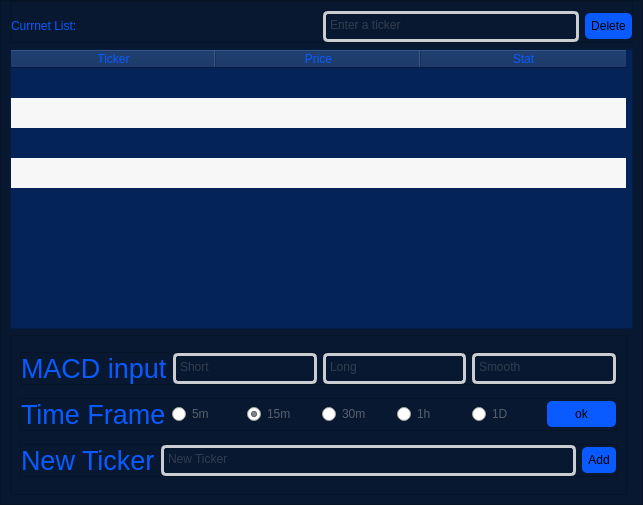
<?xml version="1.0" encoding="UTF-8"?>
<ui version="4.0">
 <class>MainWindow</class>
 <widget class="QMainWindow" name="MainWindow">
  <property name="geometry">
   <rect>
    <x>0</x>
    <y>0</y>
    <width>643</width>
    <height>505</height>
   </rect>
  </property>
  <property name="windowTitle">
   <string>MainWindow</string>
  </property>
  <widget class="QWidget" name="centralwidget">
   <layout class="QVBoxLayout" name="verticalLayout">
    <property name="spacing">
     <number>0</number>
    </property>
    <property name="leftMargin">
     <number>0</number>
    </property>
    <property name="topMargin">
     <number>0</number>
    </property>
    <property name="rightMargin">
     <number>0</number>
    </property>
    <property name="bottomMargin">
     <number>0</number>
    </property>
    <item>
     <widget class="QFrame" name="frame">
      <property name="minimumSize">
       <size>
        <width>643</width>
        <height>505</height>
       </size>
      </property>
      <property name="maximumSize">
       <size>
        <width>643</width>
        <height>505</height>
       </size>
      </property>
      <property name="styleSheet">
       <string notr="true">QFrame { 
	color: rgb(9, 91, 255);
	background-color: rgb(9, 24, 49);
}

QPushButton {
	background-color: rgb(9, 91, 255);
	border-radius: 5px;
	min-width: 10em;
	padding: 6px;
}

QPushButton:hover {
	background-color: rgb(0, 52, 237);
	border-radius: 8px;
	min-width: 10em;
	padding: 6px;
}

QTextEdit{
	border-style: solid;    	
	border-width: 3px;  	
	border-radius: 5px;
	border-color: rgb(202, 205, 209);
	color: rgb(87, 95, 107);
}

QRadioButton{
	color: rgb(87, 95, 107);
}
</string>
      </property>
      <property name="frameShape">
       <enum>QFrame::StyledPanel</enum>
      </property>
      <property name="frameShadow">
       <enum>QFrame::Raised</enum>
      </property>
      <layout class="QVBoxLayout" name="verticalLayout_2">
       <property name="topMargin">
        <number>0</number>
       </property>
       <item>
        <widget class="QFrame" name="frame_3">
         <property name="maximumSize">
          <size>
           <width>16777215</width>
           <height>42</height>
          </size>
         </property>
         <property name="frameShape">
          <enum>QFrame::StyledPanel</enum>
         </property>
         <property name="frameShadow">
          <enum>QFrame::Raised</enum>
         </property>
         <layout class="QHBoxLayout" name="horizontalLayout_3">
          <property name="leftMargin">
           <number>0</number>
          </property>
          <property name="rightMargin">
           <number>0</number>
          </property>
          <property name="bottomMargin">
           <number>0</number>
          </property>
          <item>
           <widget class="QLabel" name="label_3">
            <property name="maximumSize">
             <size>
              <width>16777215</width>
              <height>28</height>
             </size>
            </property>
            <property name="text">
             <string>Currnet List:</string>
            </property>
           </widget>
          </item>
          <item>
           <spacer name="horizontalSpacer">
            <property name="orientation">
             <enum>Qt::Horizontal</enum>
            </property>
            <property name="sizeHint" stdset="0">
             <size>
              <width>40</width>
              <height>20</height>
             </size>
            </property>
           </spacer>
          </item>
          <item>
           <widget class="QTextEdit" name="textEdit">
            <property name="placeholderText">
             <string>Enter a ticker</string>
            </property>
           </widget>
          </item>
          <item>
           <widget class="QPushButton" name="pushButton">
            <property name="text">
             <string>Delete</string>
            </property>
           </widget>
          </item>
         </layout>
        </widget>
       </item>
       <item>
        <widget class="QTableWidget" name="tableWidget">
         <property name="enabled">
          <bool>true</bool>
         </property>
         <property name="mouseTracking">
          <bool>false</bool>
         </property>
         <property name="autoFillBackground">
          <bool>false</bool>
         </property>
         <property name="styleSheet">
          <string notr="true">background-color: rgb(4, 36, 88);</string>
         </property>
         <property name="editTriggers">
          <set>QAbstractItemView::NoEditTriggers</set>
         </property>
         <property name="alternatingRowColors">
          <bool>true</bool>
         </property>
         <property name="showGrid">
          <bool>false</bool>
         </property>
         <property name="wordWrap">
          <bool>true</bool>
         </property>
         <property name="cornerButtonEnabled">
          <bool>true</bool>
         </property>
         <property name="rowCount">
          <number>4</number>
         </property>
         <attribute name="horizontalHeaderVisible">
          <bool>true</bool>
         </attribute>
         <attribute name="horizontalHeaderCascadingSectionResizes">
          <bool>true</bool>
         </attribute>
         <attribute name="horizontalHeaderDefaultSectionSize">
          <number>205</number>
         </attribute>
         <attribute name="horizontalHeaderHighlightSections">
          <bool>true</bool>
         </attribute>
         <attribute name="horizontalHeaderShowSortIndicator" stdset="0">
          <bool>false</bool>
         </attribute>
         <attribute name="horizontalHeaderStretchLastSection">
          <bool>false</bool>
         </attribute>
         <attribute name="verticalHeaderVisible">
          <bool>false</bool>
         </attribute>
         <attribute name="verticalHeaderCascadingSectionResizes">
          <bool>false</bool>
         </attribute>
         <attribute name="verticalHeaderHighlightSections">
          <bool>true</bool>
         </attribute>
         <attribute name="verticalHeaderShowSortIndicator" stdset="0">
          <bool>false</bool>
         </attribute>
         <attribute name="verticalHeaderStretchLastSection">
          <bool>false</bool>
         </attribute>
         <row/>
         <row/>
         <row/>
         <row/>
         <column>
          <property name="text">
           <string>Ticker</string>
          </property>
         </column>
         <column>
          <property name="text">
           <string>Price</string>
          </property>
         </column>
         <column>
          <property name="text">
           <string>Stat</string>
          </property>
         </column>
         <item row="0" column="0">
          <property name="textAlignment">
           <set>AlignCenter</set>
          </property>
         </item>
         <item row="0" column="1">
          <property name="text">
           <string/>
          </property>
          <property name="textAlignment">
           <set>AlignCenter</set>
          </property>
         </item>
        </widget>
       </item>
       <item>
        <widget class="QFrame" name="MACD">
         <property name="minimumSize">
          <size>
           <width>617</width>
           <height>150</height>
          </size>
         </property>
         <property name="maximumSize">
          <size>
           <width>617</width>
           <height>160</height>
          </size>
         </property>
         <property name="frameShape">
          <enum>QFrame::StyledPanel</enum>
         </property>
         <property name="frameShadow">
          <enum>QFrame::Raised</enum>
         </property>
         <layout class="QVBoxLayout" name="verticalLayout_3">
          <item>
           <widget class="QFrame" name="inouts">
            <property name="maximumSize">
             <size>
              <width>16777215</width>
              <height>33</height>
             </size>
            </property>
            <property name="sizeIncrement">
             <size>
              <width>0</width>
              <height>60</height>
             </size>
            </property>
            <property name="frameShape">
             <enum>QFrame::StyledPanel</enum>
            </property>
            <property name="frameShadow">
             <enum>QFrame::Raised</enum>
            </property>
            <layout class="QHBoxLayout" name="horizontalLayout">
             <property name="leftMargin">
              <number>0</number>
             </property>
             <property name="topMargin">
              <number>0</number>
             </property>
             <property name="rightMargin">
              <number>0</number>
             </property>
             <property name="bottomMargin">
              <number>0</number>
             </property>
             <item>
              <widget class="QLabel" name="label">
               <property name="font">
                <font>
                 <pointsize>20</pointsize>
                </font>
               </property>
               <property name="text">
                <string>MACD input</string>
               </property>
              </widget>
             </item>
             <item>
              <widget class="QTextEdit" name="short_in">
               <property name="placeholderText">
                <string>Short</string>
               </property>
              </widget>
             </item>
             <item>
              <widget class="QTextEdit" name="long_in">
               <property name="styleSheet">
                <string notr="true"/>
               </property>
               <property name="placeholderText">
                <string>Long</string>
               </property>
              </widget>
             </item>
             <item>
              <widget class="QTextEdit" name="smooth">
               <property name="placeholderText">
                <string>Smooth</string>
               </property>
              </widget>
             </item>
            </layout>
           </widget>
          </item>
          <item>
           <widget class="QFrame" name="frame_2">
            <property name="maximumSize">
             <size>
              <width>16777215</width>
              <height>33</height>
             </size>
            </property>
            <property name="frameShape">
             <enum>QFrame::StyledPanel</enum>
            </property>
            <property name="frameShadow">
             <enum>QFrame::Raised</enum>
            </property>
            <layout class="QHBoxLayout" name="horizontalLayout_2">
             <property name="leftMargin">
              <number>0</number>
             </property>
             <property name="topMargin">
              <number>0</number>
             </property>
             <property name="rightMargin">
              <number>0</number>
             </property>
             <property name="bottomMargin">
              <number>0</number>
             </property>
             <item>
              <widget class="QLabel" name="label_2">
               <property name="font">
                <font>
                 <pointsize>20</pointsize>
                </font>
               </property>
               <property name="text">
                <string>Time Frame</string>
               </property>
              </widget>
             </item>
             <item>
              <widget class="QRadioButton" name="m5">
               <property name="text">
                <string>5m</string>
               </property>
              </widget>
             </item>
             <item>
              <widget class="QRadioButton" name="m15">
               <property name="text">
                <string>15m</string>
               </property>
               <property name="checked">
                <bool>true</bool>
               </property>
              </widget>
             </item>
             <item>
              <widget class="QRadioButton" name="m30">
               <property name="enabled">
                <bool>true</bool>
               </property>
               <property name="tabletTracking">
                <bool>false</bool>
               </property>
               <property name="text">
                <string>30m</string>
               </property>
              </widget>
             </item>
             <item>
              <widget class="QRadioButton" name="h1">
               <property name="enabled">
                <bool>true</bool>
               </property>
               <property name="tabletTracking">
                <bool>false</bool>
               </property>
               <property name="text">
                <string>1h</string>
               </property>
               <property name="checked">
                <bool>false</bool>
               </property>
              </widget>
             </item>
             <item>
              <widget class="QRadioButton" name="d1">
               <property name="enabled">
                <bool>true</bool>
               </property>
               <property name="tabletTracking">
                <bool>false</bool>
               </property>
               <property name="text">
                <string>1D</string>
               </property>
              </widget>
             </item>
             <item>
              <widget class="QPushButton" name="refresh">
               <property name="text">
                <string>ok</string>
               </property>
              </widget>
             </item>
            </layout>
           </widget>
          </item>
          <item>
           <widget class="QFrame" name="frame_4">
            <property name="maximumSize">
             <size>
              <width>16777215</width>
              <height>33</height>
             </size>
            </property>
            <property name="frameShape">
             <enum>QFrame::StyledPanel</enum>
            </property>
            <property name="frameShadow">
             <enum>QFrame::Raised</enum>
            </property>
            <layout class="QHBoxLayout" name="horizontalLayout_4">
             <property name="leftMargin">
              <number>0</number>
             </property>
             <property name="topMargin">
              <number>0</number>
             </property>
             <property name="rightMargin">
              <number>0</number>
             </property>
             <property name="bottomMargin">
              <number>0</number>
             </property>
             <item>
              <widget class="QLabel" name="label_4">
               <property name="font">
                <font>
                 <pointsize>20</pointsize>
                </font>
               </property>
               <property name="text">
                <string>New Ticker</string>
               </property>
              </widget>
             </item>
             <item>
              <widget class="QTextEdit" name="New_input">
               <property name="placeholderText">
                <string>New Ticker</string>
               </property>
              </widget>
             </item>
             <item>
              <widget class="QPushButton" name="Addin_b">
               <property name="text">
                <string>Add</string>
               </property>
              </widget>
             </item>
            </layout>
           </widget>
          </item>
         </layout>
        </widget>
       </item>
      </layout>
     </widget>
    </item>
   </layout>
  </widget>
 </widget>
 <resources/>
 <connections/>
</ui>
